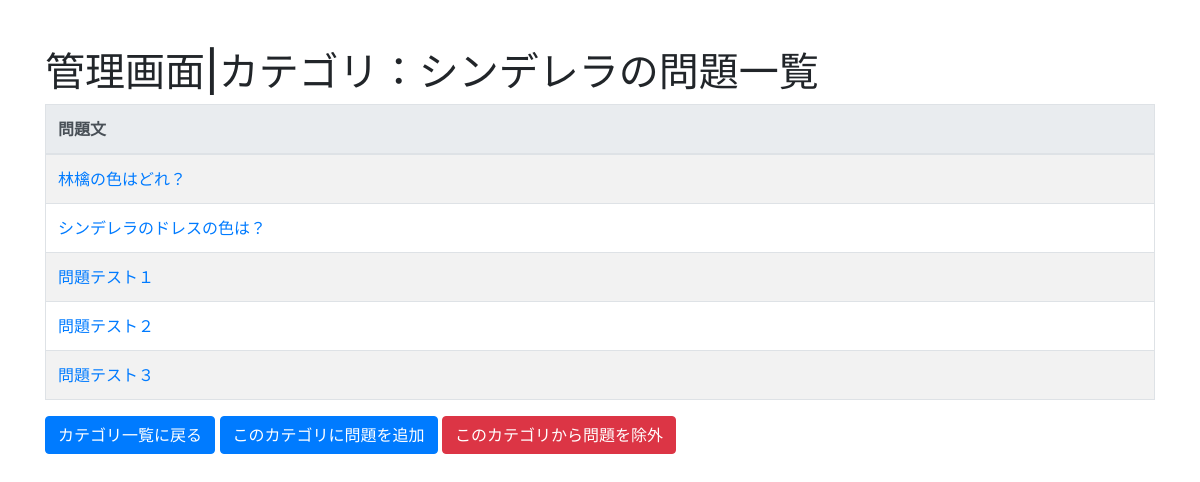
The app's page /edit/category_question/list/1 (signed in), older data.
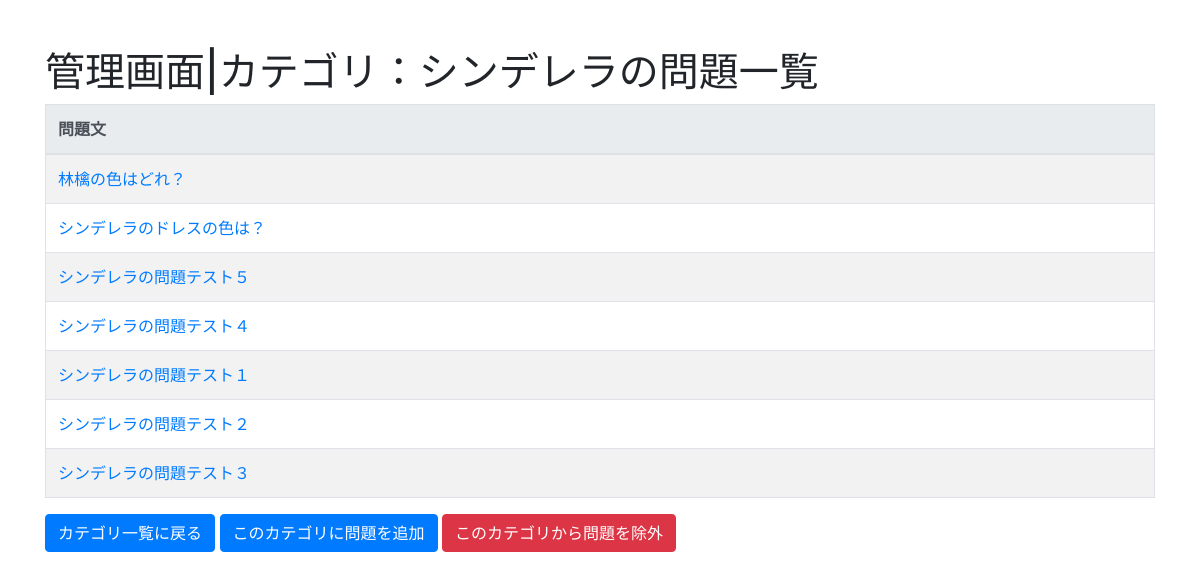
The same page, newer data.
### question/models.py (models this page shows, shortened)
class Question(models.Model):
    body = models.CharField('本文（漢字）', max_length=1024)
    body_kana = models.CharField('本文（ひらがな）', max_length=1024, default="")
    Category = models.ManyToManyField(Category)
    question_no = models.PositiveSmallIntegerField(verbose_name='問題No.', default=0)
    answer_choice_no = models.PositiveSmallIntegerField(verbose_name='正解No.', default=1)
    ok_comment = models.CharField('解説（正解の場合）', max_length=1024, default="")
    ng_comment = models.CharField('解説（不正解の場合）', max_length=1024, default="")
    question_disp_type = models.ForeignKey(QuestionDispType, on_delete=models.SET_DEFAULT, default=set_default_disp_type)

### edit/views.py (the view)
# urls.py: path('category_question/list/<int:category_id>', views.CategoryQuestionList.as_view(), name='category_question_list'),
class CategoryQuestionList(LoginRequiredMixin, ListView):
    model = Question
    template_name = "question/category_question_list.html"
    def get_context_data(self, **kwargs):
        context = super().get_context_data(**kwargs)
        category = Category.objects.get(pk=self.kwargs.get('category_id'))
        context['category'] = category
        return context
    def get_queryset(self):
        category_id = self.kwargs.get('category_id')
        category = Category.objects.get(pk=category_id)
        return category.question_set.all()

### edit/views.py (called while the page is built)
    @method_decorator(login_required(login_url = '/accounts/login/')) #ここがかわった
    def dispatch(self, request, *args, **kwargs):
        return super(LoginRequiredMixin, self).dispatch(request, *args, **kwargs)

### edit/templates/question/category_question_list.html (shortened to what this page needs)
{% extends 'question/base.html' %}
{% block page_title %}管理画面|カテゴリ：{{ category.name }}の問題一覧{% endblock %}
{% block content %}
<div class="container">
    <div class="row">
      <div class="col-12">
        <table class="table table-bordered table-striped">
            <thead class="thead-light">
                <tr><th style="width:100%">問題文</th></tr>
            </thead>
            {% for question in object_list %}
            <tr>
                <td><a href="{% url 'question_detail' category.pk question.pk %}">{{ question.body }}</a></td>
            </tr>
            {% endfor %}
        </table>
      </div>
    </div>
    <div class="row">
        <div class="col-12">
          <a class="btn btn-primary" href="{% url 'category_list' %}" role="button">カテゴリ一覧に戻る</a>
          <a class="btn btn-primary" href="{% url 'question_add' category.pk %}" role="button">このカテゴリに問題を追加</a>
          <a class="btn btn-danger" href="{% url 'question_exclusion' category.pk %}" role="button">このカテゴリから問題を除外</a>
        </div>
      </div>
</div>
{% endblock %}

Row changes from the older to the newer data that the page shows:
no longer on this page (row unchanged): Question: body "問題テスト３"
changed Question: body "問題テスト１" → "シンデレラの問題テスト５"
changed Question: body "問題テスト２" → "シンデレラの問題テスト４"
added Question: body "シンデレラの問題テスト１"
added Question: body "シンデレラの問題テスト２"
added Question: body "シンデレラの問題テスト３"
